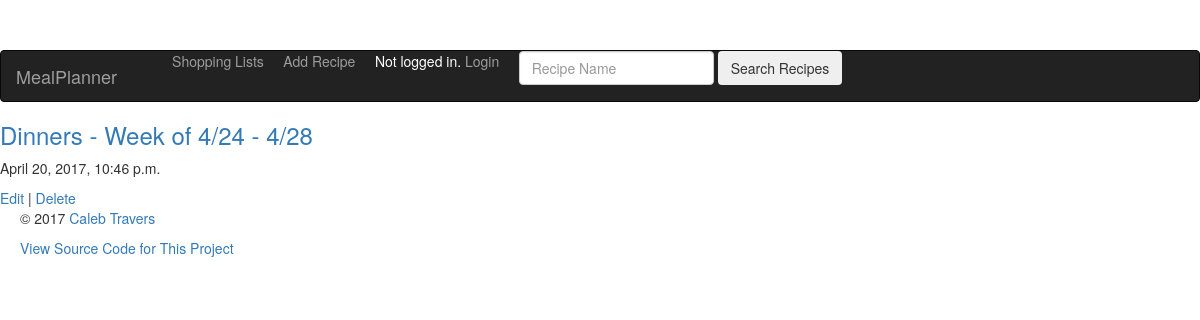
Page /mealplanner/lists/ on the earlier database version.
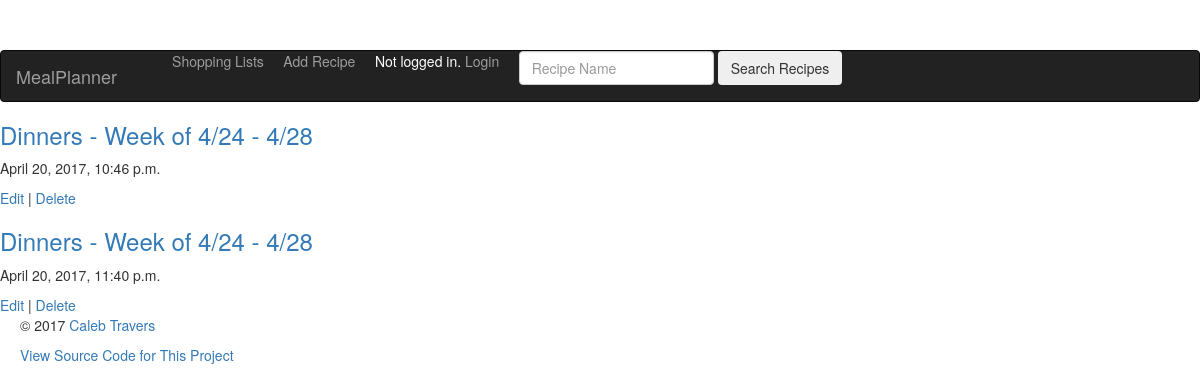
Same page on the later database version.
### mealplanner/models.py (models this page shows, shortened)
class ShoppingList(models.Model):
    name = models.CharField(max_length=55)
    created = models.DateTimeField(auto_now_add = True)
    recipes = models.ManyToManyField(Recipe)
    class Meta:
        ordering = ('created',)

### mealplanner/views.py (the view)
class ListIndex(generic.base.TemplateView):
    template_name = "mealplanner/list_index.html"
    def get_context_data(self, **kwargs):
        context = super(ListIndex, self).get_context_data(**kwargs)
        context['list_index'] = ShoppingList.objects.all()
        return context

### mealplanner/templates/mealplanner/list_index.html (shortened to what this page needs)
{% extends "mealplanner/base.html" %}
{% block content %}
{% if list_index.count == 0 %}
<p>No lists yet!</p>
{% else %}
{% for list in list_index %}
<h3><a href="{% url 'mealplanner:list-recipe' list.pk %}">{{ list.name }}</a></h3>
<p>{{ list.created }}</p>
<a href="{% url 'mealplanner:list-update' list.pk %}">Edit</a> | <a href="{% url 'mealplanner:list-delete' list.pk %}">Delete</a>
{% endfor %}
{% endif %}
{% endblock %}

Differences in the rows shown:
added ShoppingList: name "Dinners - Week of 4/24 - 4/28", created "April 20, 2017, 11:40 p.m."
